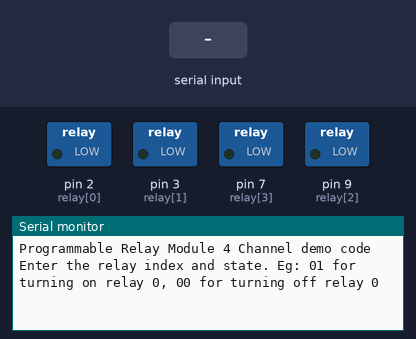
Recording of a sketch running on a simulated Arduino Uno, built with avr-gcc and run on an emulated ATmega328P. Shown: switched loads named in the sketch (green lamp = pin HIGH), the last lines printed to the serial monitor. The test bench sets the inputs (shaded band).

Above: at 1.3 s.
1.4 s: "0" received over Serial
At 3.6 s:
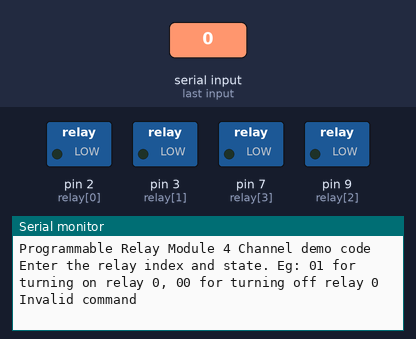
3.9 s: "90,45\n" received over Serial
At 4.5 s:
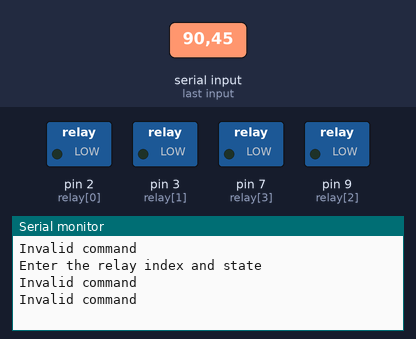
5.4 s: "30,150\n" received over Serial
At 6.9 s:
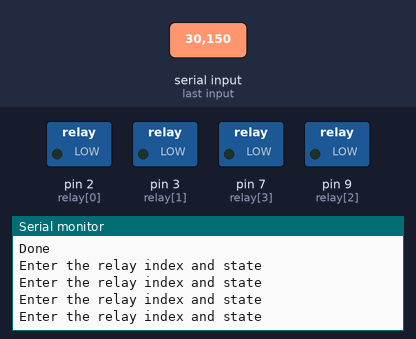

The sketch:

Relay.ino
```cpp
// (licence header left out)
/*
 *  Relays 0,1,2 & 3 are connected to the Arduino digital pins 2,3,9 & 7 respectively.
 *  Relays can be 'ON' or 'OFF' by setting High/Low to the associated digital IO's.
 */

byte relay[5] = {2,3,9,7}; //List of Digital I/O's conencted to the relays
char cbdBytes[2];

void setup()
{
   for(int i = 0; i < 5; i++)  pinMode(relay[i],OUTPUT); // Set all Relay pins to output
   for(int j = 0; j < 5; j++)  digitalWrite(relay[j],LOW); // Default all Relays to off state
   Serial.begin(9600);
   delay(100);
   Serial.println("Programmable Relay Module 4 Channel demo code");
   Serial.println("Enter the relay index and state. Eg: 01 for turning on relay 0, 00 for turning off relay 0");
  /*
   *  RelayNumber - 0 to 1
   *  Mode - 1 for ON and 0 for OFF
   *  ex: To make Relay1 ON send 11 and to OFF send 10
   */
}

void loop()
{
    if (Serial.available())
    {
        Serial.readBytesUntil(13, cbdBytes, 2); // Read bytes until pressed ENTER

        int state = cbdBytes[1] - 48;

        if(state == 0 | state == 1)
        {
            switch(cbdBytes[0])
            {
                case '0':
                {
                   Serial.println("Updating relay 0 state");
                   digitalWrite(relay[0], state); // Set relay 0 to ON or OFF
                   Serial.println("Done");
                }
                break;
                case '1':
                {
				   Serial.println("Updating relay 1 state");
				   digitalWrite(relay[1],state); // Set relay 1 to ON or OFF
				   Serial.println("Done");
                }
                break;
                case '2':
                {
                   Serial.println("Updating relay 2 state");
                   digitalWrite(relay[2], state); // Set relay 2 to ON or OFF
                   Serial.println("Done");
                }
                break;
                case '3':
                {
				   Serial.println("Updating relay 3 state");
				   digitalWrite(relay[3],state); // Set relay 3 to ON or OFF
				   Serial.println("Done");
                }
                break;
            }

            Serial.println("Enter the relay index and state");
        }
        else
        {
            Serial.println("Invalid command");
        }
   }
}
```

Measured:
- after the input at 1.4 s, the serial monitor: prints a new line after 1.0 s (image 1)
- after the input at 3.9 s, the serial monitor: prints a new line at once (image 2)
- after the input at 5.4 s, the serial monitor: prints a new line at once (image 3)
